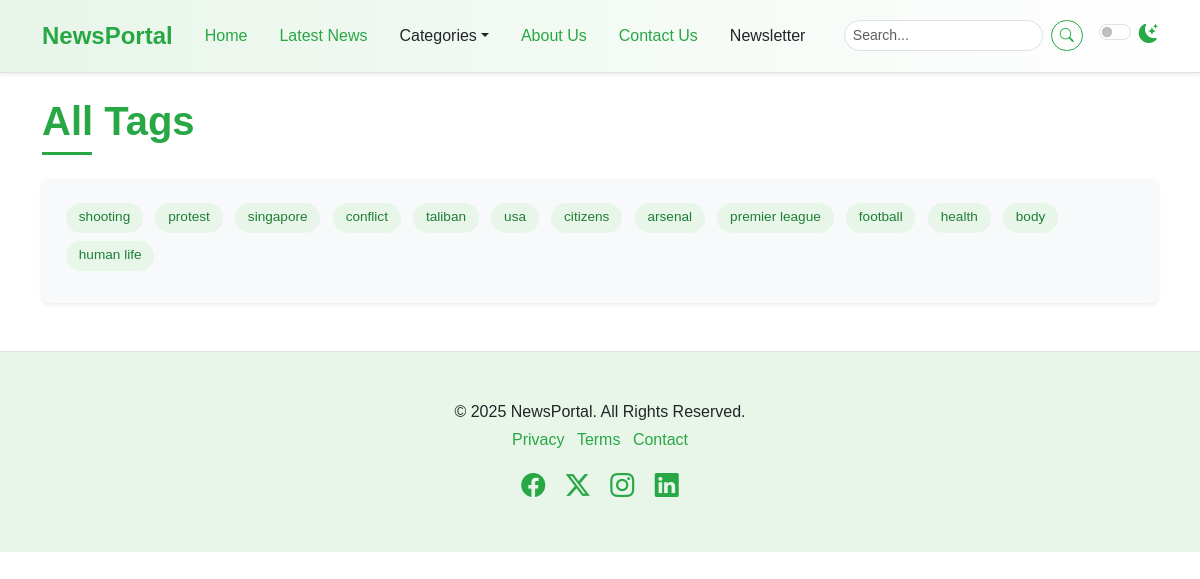
The page /tag-list/ on the database its author committed.
### newspaper/models.py (models this page shows, shortened)
class TimeStampModel(models.Model):
    created_at = models.DateTimeField(auto_now_add=True)
    updated_at = models.DateTimeField(auto_now=True)
    class Meta:
        abstract = True # Don't care table in DB

class Tag(TimeStampModel):
    name = models.CharField(max_length= 100)

### newspaper/views.py (the view)
# urls.py: path('tag-list/',views.TagListView.as_view(), name="tag-list"),
class TagListView(ListView):
    model = Tag
    template_name = "newsportal/tags.html"
    context_object_name = "tags"

### newspaper/navigation.py (called while the page is built)
def nav(request):
    categories = Category.objects.all()[:4]
    return {"categories": categories}

### templates/newsportal/tags.html
{% extends 'newsportal/base.html' %}
{% block content %}
    <div class="container mt-4 mb-5">
        <h1 class="mb-4 section-title"><span>All Tags</span></h1>
        <div class="p-4 rounded bg-light shadow-sm tag-cloud-container">
             <div class="article-tags">
                {% for tag in tags %}
                <a href="{% url 'post-by-tag' tag.id %}">{{tag.name}}</a>
                {% endfor %}
             </div>
        </div>
    </div>
{% endblock content %}

### static/css/style.css (style rules this page uses)
:root { --primary-green: #28a745; --light-green: #e8f5e9; --dark-green: #1e7e34; --accent-green: #5cb85c; --text-color-light: #212529; --text-color-dark: #f8f9fa; --bg-light: #ffffff; --bg-dark: #212529; --card-bg-light: #ffffff; --card-bg-dark: #343a40; --border-color-light: #dee2e6; --border-color-dark: #495057; --shadow-sm: 0 0.125rem 0.25rem rgba(0, 0, 0, 0.075); --shadow: 0 0.5rem 1rem rgba(0, 0, 0, 0.15); --transition-speed: 0.3s ease; }
body { font-family: "Poppins", sans-serif; background-color: var(--bg-light); color: var(--text-color-light); transition: background-color var(--transition-speed), color var(--transition-speed); }
.section-title { position: relative; padding-bottom: 10px; margin-bottom: 20px; font-weight: 600; color: var(--primary-green); }
.section-title span { position: relative; z-index: 1; background-color: var(--bg-light); padding-right: 10px; }
.section-title::after { content: ""; position: absolute; left: 0; bottom: 0; width: 50px; height: 3px; background-color: var(--primary-green); }
.article-tags a { display: inline-block; background-color: var(--light-green); color: var(--dark-green); padding: 0.3rem 0.8rem; margin-right: 0.5rem; margin-bottom: 0.5rem; border-radius: 15px; font-size: 0.85rem; text-decoration: none; transition: background-color var(--transition-speed), color var(--transition-speed); }

### rows shown on the page
Tag: name "shooting"
Tag: name "protest"
Tag: name "singapore"
Tag: name "conflict"
Tag: name "taliban"
Tag: name "usa"
Tag: name "citizens"
Tag: name "arsenal"
Tag: name "premier league"
Tag: name "football"
Tag: name "health"
Tag: name "body"
Tag: name "human life"
